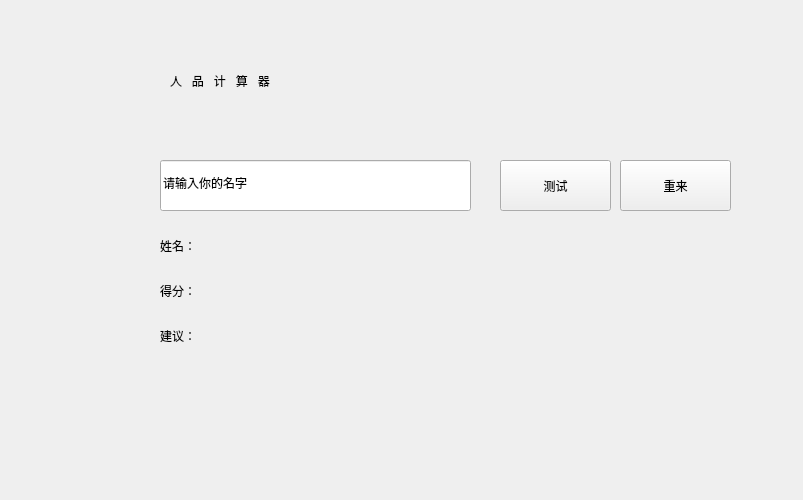
<?xml version="1.0" encoding="UTF-8"?>
<ui version="4.0">
 <class>MainWindow</class>
 <widget class="QMainWindow" name="MainWindow">
  <property name="geometry">
   <rect>
    <x>0</x>
    <y>0</y>
    <width>803</width>
    <height>500</height>
   </rect>
  </property>
  <property name="windowTitle">
   <string>MainWindow</string>
  </property>
  <property name="styleSheet">
   <string notr="true">background-image: url(:/timg-1.jpg);</string>
  </property>
  <widget class="QWidget" name="centralWidget">
   <widget class="QLineEdit" name="lineName">
    <property name="geometry">
     <rect>
      <x>160</x>
      <y>160</y>
      <width>311</width>
      <height>51</height>
     </rect>
    </property>
    <property name="layoutDirection">
     <enum>Qt::LeftToRight</enum>
    </property>
    <property name="styleSheet">
     <string notr="true">
font: 20pt &quot;Adobe 黑体 Std R&quot;;</string>
    </property>
    <property name="inputMask">
     <string/>
    </property>
    <property name="text">
     <string>请输入你的名字</string>
    </property>
    <property name="alignment">
     <set>Qt::AlignLeading|Qt::AlignLeft|Qt::AlignVCenter</set>
    </property>
    <property name="placeholderText">
     <string/>
    </property>
    <property name="clearButtonEnabled">
     <bool>false</bool>
    </property>
   </widget>
   <widget class="QPushButton" name="pushStart">
    <property name="geometry">
     <rect>
      <x>500</x>
      <y>160</y>
      <width>111</width>
      <height>51</height>
     </rect>
    </property>
    <property name="styleSheet">
     <string notr="true">font: 20pt &quot;黑体&quot;;</string>
    </property>
    <property name="text">
     <string>测试</string>
    </property>
   </widget>
   <widget class="QLabel" name="label">
    <property name="geometry">
     <rect>
      <x>170</x>
      <y>50</y>
      <width>421</width>
      <height>61</height>
     </rect>
    </property>
    <property name="styleSheet">
     <string notr="true">font: 22pt &quot;黑体&quot;rgb(222, 137, 255);</string>
    </property>
    <property name="text">
     <string>人   品   计   算   器</string>
    </property>
   </widget>
   <widget class="QLabel" name="label_name">
    <property name="geometry">
     <rect>
      <x>160</x>
      <y>230</y>
      <width>51</width>
      <height>31</height>
     </rect>
    </property>
    <property name="styleSheet">
     <string notr="true">font: 12pt &quot;Adobe 黑体 Std R&quot;，rgb(221, 29, 255)；</string>
    </property>
    <property name="text">
     <string>姓名：</string>
    </property>
   </widget>
   <widget class="QLabel" name="label_scor">
    <property name="geometry">
     <rect>
      <x>160</x>
      <y>270</y>
      <width>51</width>
      <height>41</height>
     </rect>
    </property>
    <property name="styleSheet">
     <string notr="true">font: 12pt &quot;Adobe 黑体 Std R&quot;，rgb(221, 29, 255)；</string>
    </property>
    <property name="text">
     <string>得分：</string>
    </property>
   </widget>
   <widget class="QLabel" name="label_word">
    <property name="geometry">
     <rect>
      <x>160</x>
      <y>320</y>
      <width>61</width>
      <height>31</height>
     </rect>
    </property>
    <property name="styleSheet">
     <string notr="true">font: 12pt &quot;Adobe 黑体 Std R&quot;，rgb(221, 29, 255)；</string>
    </property>
    <property name="text">
     <string>建议：</string>
    </property>
   </widget>
   <widget class="QLabel" name="label_name_2">
    <property name="geometry">
     <rect>
      <x>220</x>
      <y>230</y>
      <width>341</width>
      <height>31</height>
     </rect>
    </property>
    <property name="styleSheet">
     <string notr="true">font: 12pt &quot;Adobe 黑体 Std R&quot;，rgb(221, 29, 255)；</string>
    </property>
    <property name="text">
     <string/>
    </property>
   </widget>
   <widget class="QLabel" name="label_name_3">
    <property name="geometry">
     <rect>
      <x>220</x>
      <y>280</y>
      <width>341</width>
      <height>31</height>
     </rect>
    </property>
    <property name="styleSheet">
     <string notr="true">font: 12pt &quot;Adobe 黑体 Std R&quot;，rgb(221, 29, 255)；</string>
    </property>
    <property name="text">
     <string/>
    </property>
   </widget>
   <widget class="QLabel" name="label_name_4">
    <property name="geometry">
     <rect>
      <x>220</x>
      <y>320</y>
      <width>341</width>
      <height>31</height>
     </rect>
    </property>
    <property name="styleSheet">
     <string notr="true">font: 12pt &quot;Adobe 黑体 Std R&quot;，rgb(221, 29, 255)；</string>
    </property>
    <property name="text">
     <string/>
    </property>
   </widget>
   <widget class="QPushButton" name="pushStart_2">
    <property name="geometry">
     <rect>
      <x>620</x>
      <y>160</y>
      <width>111</width>
      <height>51</height>
     </rect>
    </property>
    <property name="styleSheet">
     <string notr="true">font: 20pt &quot;黑体&quot;;</string>
    </property>
    <property name="text">
     <string>重来</string>
    </property>
   </widget>
  </widget>
 </widget>
 <layoutdefault spacing="6" margin="11"/>
 <resources/>
 <connections/>
</ui>
